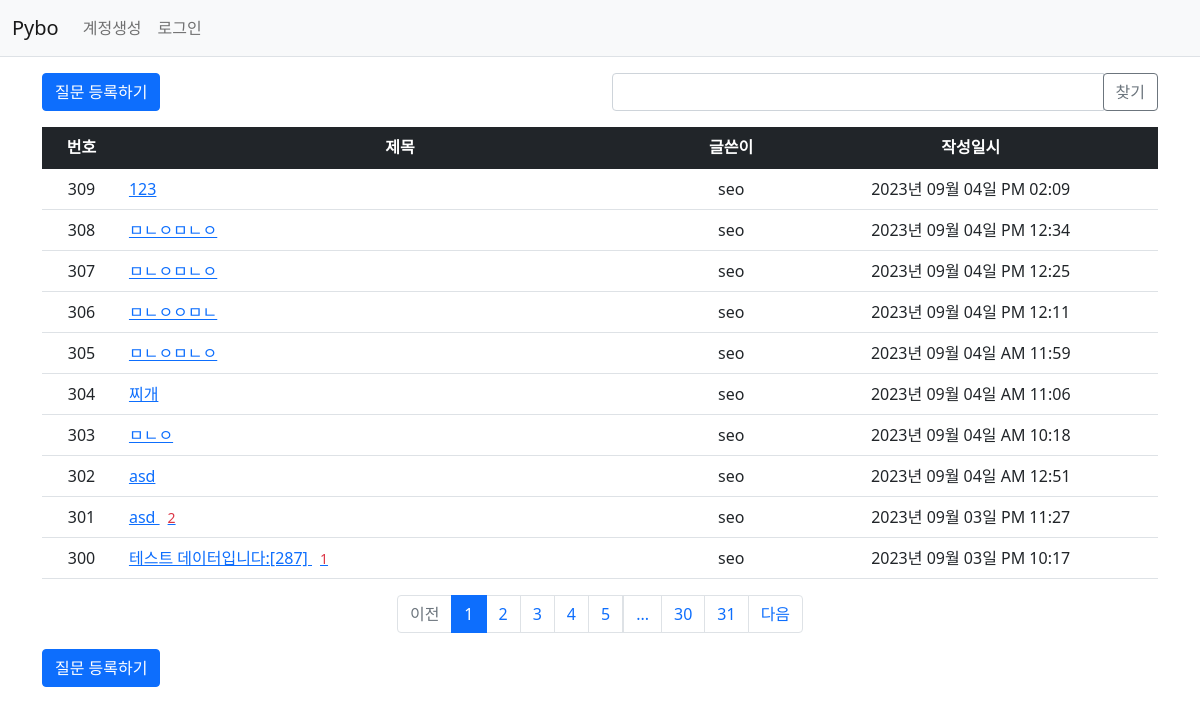
Page /question/list/ on the committed database.
### pybo/models.py (models this page shows)
class Question(db.Model):
    id = db.Column(db.Integer, primary_key=True)
    subject = db.Column(db.String(200), nullable=False)
    content = db.Column(db.Text(), nullable=False)
    create_date = db.Column(db.DateTime(), nullable=False)
    user_id = db.Column(db.Integer, db.ForeignKey('user.id', ondelete='CASCADE'), nullable=False)
    user = db.relationship('User', backref=db.backref('question_set'))
    modify_date = db.Column(db.DateTime(), nullable=True)
    voter = db.relationship('User', secondary=question_voter, backref=db.backref('question_voter_set'))

class User(db.Model):
    id = db.Column(db.Integer, primary_key=True)
    username = db.Column(db.String(150), unique=True, nullable=False)
    password = db.Column(db.String(200), nullable=False)
    email = db.Column(db.String(120), unique=True, nullable=False)

### pybo/views/question_views.py (the view, shortened to what this page needs)
@bp.route('/list/')
def _list():
    page = request.args.get('page', type=int, default=1)
    kw = request.args.get('kw', type=str, default='')
    question_list = Question.query.order_by(Question.create_date.desc())
    question_list = question_list.paginate(page=page, per_page=10)
    return render_template('question/question_list.html', question_list=question_list, page=page, kw=kw)

### pybo/filter.py (called while the page is built)
def format_datetime(value, fmt='%Y년 %m월 %d일 %p %I:%M'):
    return value.strftime(fmt)

### pybo/views/auth_views.py (called while the page is built)
@bp.before_app_request
def load_logged_in_user():
    user_id = session.get('user_id')
    if user_id is None:
        g.user = None
    else:
        g.user = User.query.get(user_id)

### pybo/templates/question/question_list.html (shortened to what this page needs)
{% extends 'base.html' %}
{% block content %}
<div class="container my-3">
    <div class="row my-3">
        <div class="col-6">
            <a href="{{ url_for('question.create') }}" class="btn btn-primary">질문 등록하기</a>
        </div>
        <div class="col-6">
            <div class="input-group">
                <input type="text" id="search_kw" class="form-control" value="{{ kw or '' }}">
                <div class="input-group-append">
                    <button class="btn btn-outline-secondary" type="button" id="btn_search">찾기</button>
                </div>
            </div>
        </div>
    </div>
    <table class="table">
        <thead>
        <tr class="text-center table-dark">
            <th>번호</th>
            <th style="width:50%">제목</th>
            <th>글쓴이</th>
            <th>작성일시</th>
        </tr>
        </thead>
        <tbody>
        {% if question_list %}
        {% for question in question_list.items %}
        <tr class="text-center">
            <td>{{ question_list.total - ((question_list.page-1) * question_list.per_page) - loop.index0 }}</td>
            <td class="text-start">
                <a href="{{ url_for('question.detail', question_id=question.id) }}">{{ question.subject }}
                {% if question.answer_set|length > 0 %}
                <span class="text-danger small mx-2">{{ question.answer_set|length }}</span>
                {% endif %}</a>
            </td>
            <td>{{ question.user.username }}</td>
            <td>{{ question.create_date|datetime }}</td>
        </tr>
        {% endfor %}
        {% else %}
        <tr>
            <td colspan="3">질문이 없습니다.</td>
        </tr>
        {% endif %}
        </tbody>
    </table>
    <ul class="pagination justify-content-center">
        {% if question_list.has_prev %}
        <li class="page-item">
            <a class="page-link" data-page="{{ question_list.prev_num }}" href="javascript:void(0)">이전</a>
        </li>
        {% else %}
        <li class="page-item disabled">
            <a class="page-link" tabindex="-1" aria-disabled="true" href="javascript:void(0)">이전</a>
        </li>
        {% endif %}
        {% for page_num in question_list.iter_pages() %}
        {% if page_num %}
        {% if page_num != question_list.page %}
        <li class="page-item">
            <a class="page-link" data-page="{{ page_num }}" href="javascript:void(0)">{{ page_num }}</a>
        </li>
        {% else %}
        <li class="page-item active" aria-current="page">
            <a class="page-link" href="javascript:void(0)">{{ page_num }}</a>
        </li>
        {% endif %}
        {% else %}
        <li class="disabled">
            <a class="page-link" href="javascript:void(0)">...</a>
        </li>
        {% endif %}
        {% endfor %}
        {% if question_list.has_next %}
        <li class="page-item">
            <a class="page-link" data-page="{{ question_list.next_num }}" href="javascript:void(0)">다음</a>
        </li>
        {% else %}
        <li class="page-item disabled">
            <a class="page-link" tabindex="-1" aria-disabled="true" href="javascript:void(0)">다음</a>
        </li>
        {% endif %}
    </ul>
    <a href="{{ url_for('question.create') }}" class="btn btn-primary">질문 등록하기</a>
</div>
{% endblock %}

### pybo/templates/base.html (shortened to what this page needs)
<!doctype html>
<html lang="ko">
<head>
    <link rel="stylesheet" href="{{ url_for('static', filename='bootstrap.min.css') }}">
    <link rel="stylesheet" href="{{ url_for('static', filename='style.css') }}">
</head>
<body>
{% include "navbar.html" %}
{% block content %}
{% endblock %}
</body>
</html>

### pybo/templates/navbar.html (shortened to what this page needs)
<nav class="navbar navbar-expand-lg navbar-light bg-light border-bottom">
    <div class="container-fluid">
        <a class="navbar-brand" href="{{ url_for('main.index') }}">Pybo</a>
        <div class="collapse navbar-collapse" id="navbarSupportedContent">
            {% if g.user %}
            <ul class="navbar-nav">
                <li class="nav-item ">
                    <a class="nav-link" href="{{ url_for('auth.logout') }}">{{ g.user.username }} (로그아웃)</a>
                </li>
            </ul>
            {% else %}
            <ul class="navbar-nav me-auto mb-2 mb-lg-0">
                <li class="nav-item">
                    <a class="nav-link" href="{{ url_for('auth.signup') }}">계정생성</a>
                </li>
                <li class="nav-item">
                    <a class="nav-link" href="{{ url_for('auth.login') }}">로그인</a>
                </li>
            </ul>
            {% endif %}
        </div>
    </div>
</nav>

### rows in the picture
Question: total "309", subject "123", user.username "seo", create_date "2023년 09월 04일 PM 02:09"
Question: total "308", subject "ㅁㄴㅇㅁㄴㅇ", user.username "seo", create_date "2023년 09월 04일 PM 12:34"
Question: total "307", subject "ㅁㄴㅇㅁㄴㅇ", user.username "seo", create_date "2023년 09월 04일 PM 12:25"
Question: total "306", subject "ㅁㄴㅇㅇㅁㄴ", user.username "seo", create_date "2023년 09월 04일 PM 12:11"
Question: total "305", subject "ㅁㄴㅇㅁㄴㅇ", user.username "seo", create_date "2023년 09월 04일 AM 11:59"
Question: total "304", subject "찌개", user.username "seo", create_date "2023년 09월 04일 AM 11:06"
Question: total "303", subject "ㅁㄴㅇ", user.username "seo", create_date "2023년 09월 04일 AM 10:18"
Question: total "302", subject "asd", user.username "seo", create_date "2023년 09월 04일 AM 12:51"
Question: total "301", subject "asd", answer_set|length "2", user.username "seo", create_date "2023년 09월 03일 PM 11:27"
Question: total "300", subject "테스트 데이터입니다:[287]", answer_set|length "1", user.username "seo", create_date "2023년 09월 03일 PM 10:17"

### other values in the picture
{{ page_num }} "1"
{{ page_num }} "2" "3" "4" "5" "30" "31"
